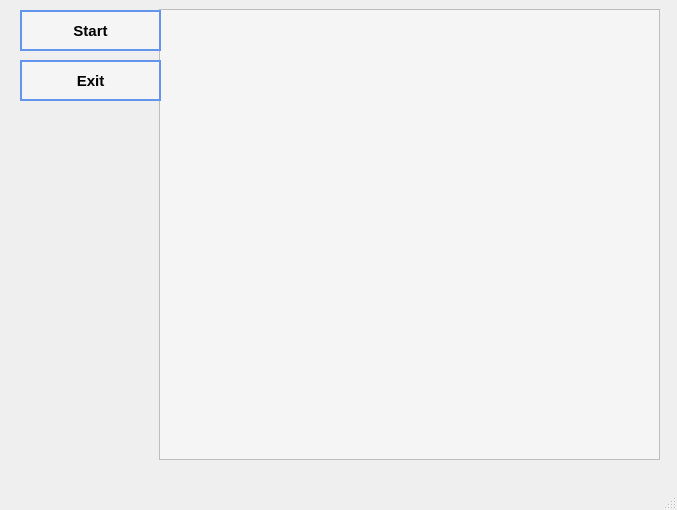
<?xml version="1.0" encoding="UTF-8"?>
<ui version="4.0">
 <class>MainWindow</class>
 <widget class="QMainWindow" name="MainWindow">
  <property name="geometry">
   <rect>
    <x>0</x>
    <y>0</y>
    <width>677</width>
    <height>510</height>
   </rect>
  </property>
  <property name="windowTitle">
   <string>MainWindow</string>
  </property>
  <property name="styleSheet">
   <string notr="true">*{
font-family: 'Comfortaa', cursive;
}
QPushButton{
border: 2px solid CornflowerBlue;
background: whitesmoke;
font-size: 15px;
font-weight: bold;
}
QPushButton:hover{
background:CornflowerBlue ;
color: whitesmoke;
}</string>
  </property>
  <widget class="QWidget" name="centralwidget">
   <widget class="QFrame" name="ScreenIMG">
    <property name="geometry">
     <rect>
      <x>159</x>
      <y>9</y>
      <width>501</width>
      <height>451</height>
     </rect>
    </property>
    <property name="styleSheet">
     <string notr="true">background-color:whitesmoke;</string>
    </property>
    <property name="frameShape">
     <enum>QFrame::StyledPanel</enum>
    </property>
    <property name="frameShadow">
     <enum>QFrame::Raised</enum>
    </property>
   </widget>
   <widget class="QPushButton" name="pushButton">
    <property name="geometry">
     <rect>
      <x>20</x>
      <y>10</y>
      <width>141</width>
      <height>41</height>
     </rect>
    </property>
    <property name="styleSheet">
     <string notr="true"/>
    </property>
    <property name="text">
     <string>Start</string>
    </property>
   </widget>
   <widget class="QPushButton" name="pushButton_3">
    <property name="geometry">
     <rect>
      <x>20</x>
      <y>60</y>
      <width>141</width>
      <height>41</height>
     </rect>
    </property>
    <property name="text">
     <string>Exit</string>
    </property>
   </widget>
  </widget>
  <widget class="QMenuBar" name="menubar">
   <property name="geometry">
    <rect>
     <x>0</x>
     <y>0</y>
     <width>677</width>
     <height>25</height>
    </rect>
   </property>
  </widget>
  <widget class="QStatusBar" name="statusbar"/>
 </widget>
 <resources/>
 <connections/>
</ui>
